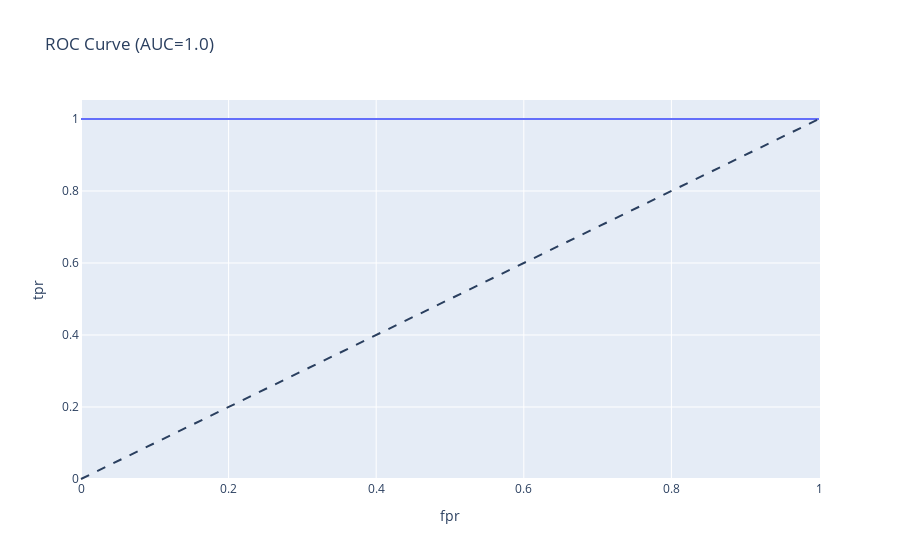

Notebook cell for this chart:
### Code cell
naives_bayes(data, "Iris-setosa", "Iris-virginica")

### Figure 1 — Plotly figure (JSON) as saved in the notebook; plotly's stock layout.template omitted (floating-point values rounded to 4 significant figures; data arrays with more than 128 entries replaced by an {"elided": "..."} marker saying what was removed)
{"data": [{"hovertemplate": "fpr=%{x}<br>tpr=%{y}<extra></extra>", "legendgroup": "", "line": {"color": "#636efa", "dash": "solid"}, "marker": {"symbol": "circle"}, "mode": "lines", "name": "", "orientation": "v", "showlegend": false, "type": "scatter", "x": {"elided": "300 int values"}, "xaxis": "x", "y": {"elided": "300 int values"}, "yaxis": "y"}], "layout": {"legend": {"tracegroupgap": 0}, "shapes": [{"line": {"dash": "dash"}, "type": "line", "x0": 0, "x1": 1, "y0": 0, "y1": 1}], "title": {"text": "ROC Curve (AUC=1.0)"}, "xaxis": {"anchor": "y", "domain": [0, 1], "title": {"text": "fpr"}}, "yaxis": {"anchor": "x", "domain": [0, 1], "title": {"text": "tpr"}}}}
